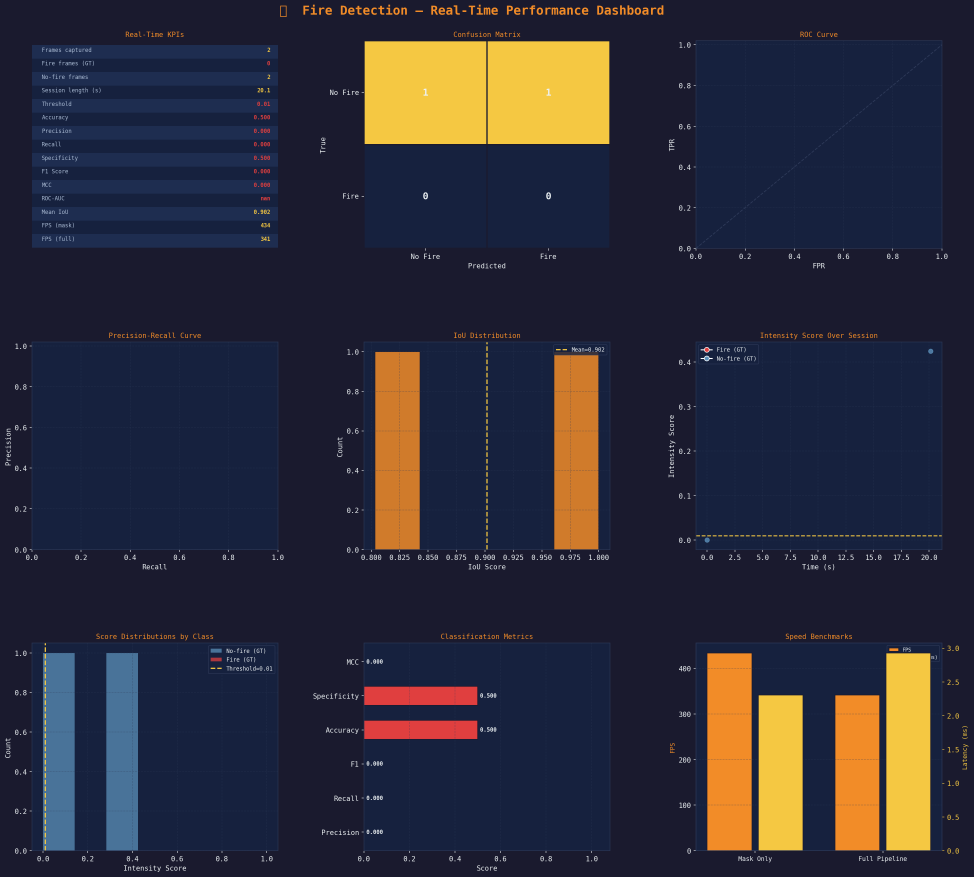
#> input picture ML_side/fire_detection/fire_realtime_dashboard.png, 2920 x 2630 px, given in place of the camera (shown at 1/3 size)
$ jupyter execute fire_compare_with_logging.ipynb   (text cells are left out)
#> lines starting #> are read from the running program, lines starting #| are printed output that depends on the picture; after the words box and inside, x2 and y2 are one past the last pixel; in counts of white or black regions, pixels touching at a corner belong together
[cell 1]
import subprocess, sys
pkgs = ["opencv-python", "numpy", "pyttsx3"]
subprocess.check_call([sys.executable, "-m", "pip", "install", *pkgs, "-q"])
#> (this line was passed over: subprocess is not available in this run)
#> further down, frame is the input picture: shape (2630, 2920, 3); mean B, G, R 56.8, 44.6, 46
print("✅ Packages ready")

[cell 2]
import cv2
import numpy as np
import pyttsx3
import time
import os

# ── Voice Engine ──────────────────────────────────────
engine = pyttsx3.init()
engine.setProperty('rate', 150)

def speak(text):
    engine.say(text)
    engine.runAndWait()

print("✅ Voice engine ready")

[cell 3]
# ── Fire Detection (HSV) ─────────────────────────────

def detect_fire_mask(frame):
    hsv = cv2.cvtColor(frame, cv2.COLOR_BGR2HSV)
#> hsv: shape (2630, 2920, 3); mean H, S, V 106.6, 141.3, 73.8
    lower1, upper1 = np.array([0,  120, 200]), np.array([35, 255, 255])
    lower2, upper2 = np.array([35,  50, 200]), np.array([60, 255, 255])
    mask = cv2.bitwise_or(
        cv2.inRange(hsv, lower1, upper1),
        cv2.inRange(hsv, lower2, upper2)
    )
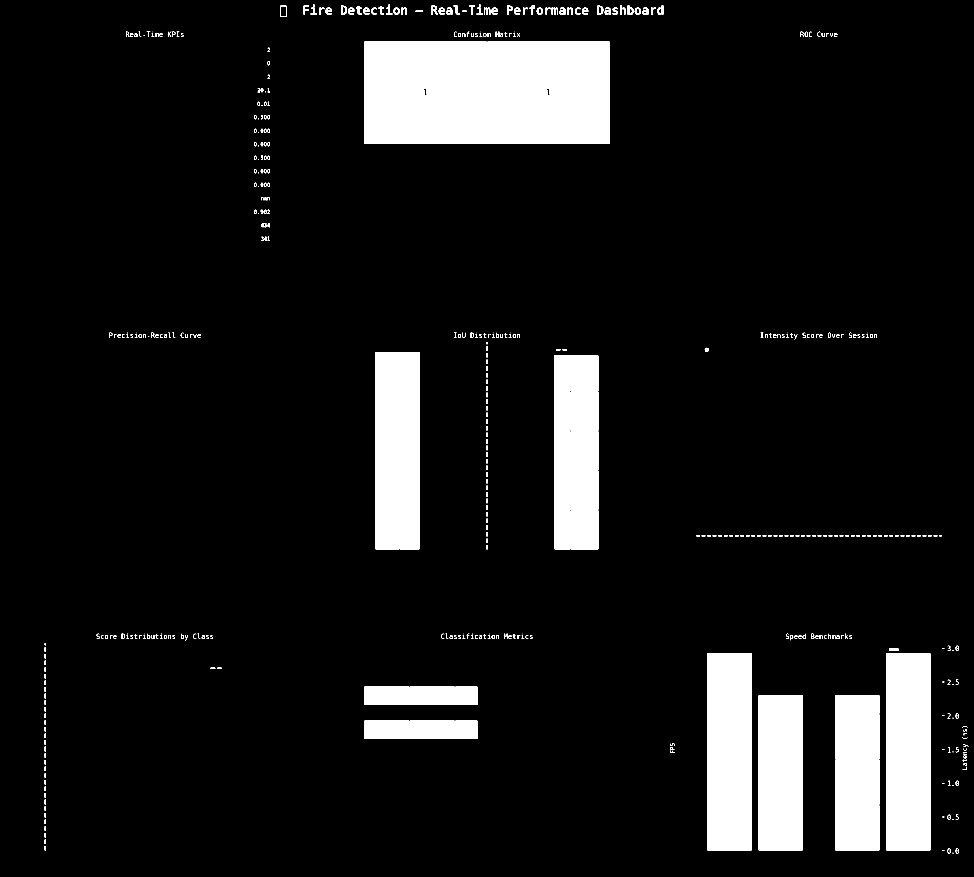
#> mask: shape (2630, 2920) (shown at 1/3 size); 9.3% white; 471 white regions (76 under 20 px), largest, box (x1, y1, x2, y2) and area: (1094, 124, 1459, 432) 112272, (1463, 124, 1828, 432) 112272, (2659, 1960, 2791, 2551) 78012
    kernel = np.ones((5,5), np.uint8)
    mask = cv2.morphologyEx(mask, cv2.MORPH_OPEN,   kernel)
#> mask: shape (2630, 2920); 9% white; 97 white regions, largest, box (x1, y1, x2, y2) and area: (1094, 124, 1459, 432) 112270, (1463, 124, 1828, 432) 112270, (2659, 1960, 2791, 2551) 78012
    mask = cv2.morphologyEx(mask, cv2.MORPH_DILATE, kernel)
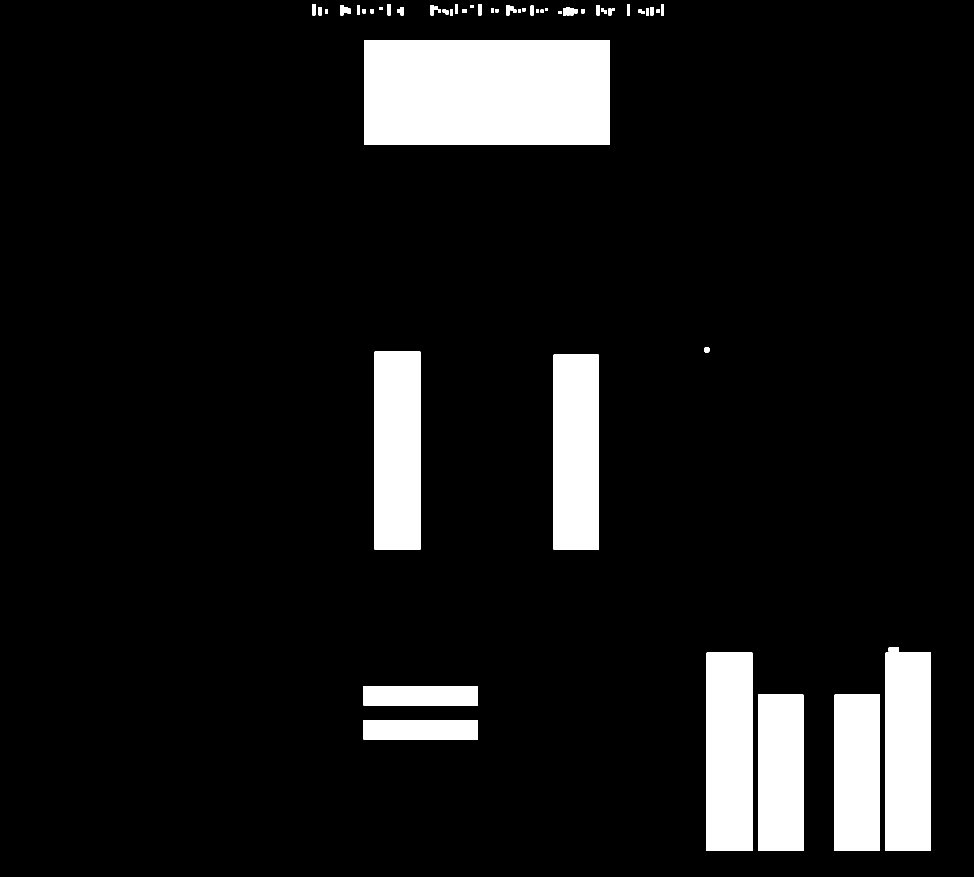
#> mask: shape (2630, 2920) (shown at 1/3 size); 9.5% white; 59 white regions, largest, box (x1, y1, x2, y2) and area: (1092, 122, 1830, 434) 230218, (1124, 1054, 1261, 1650) 81648, (2120, 1958, 2257, 2553) 81515
    return mask


def calculate_intensity(frame, prev_frame=None):
    mask        = detect_fire_mask(frame)
    fire_pixels = np.sum(mask > 0)
#> fire_pixels = 730919
    area_ratio  = fire_pixels / (frame.shape[0] * frame.shape[1])
#> area_ratio = 0.0952

    gray       = cv2.cvtColor(frame, cv2.COLOR_BGR2GRAY)
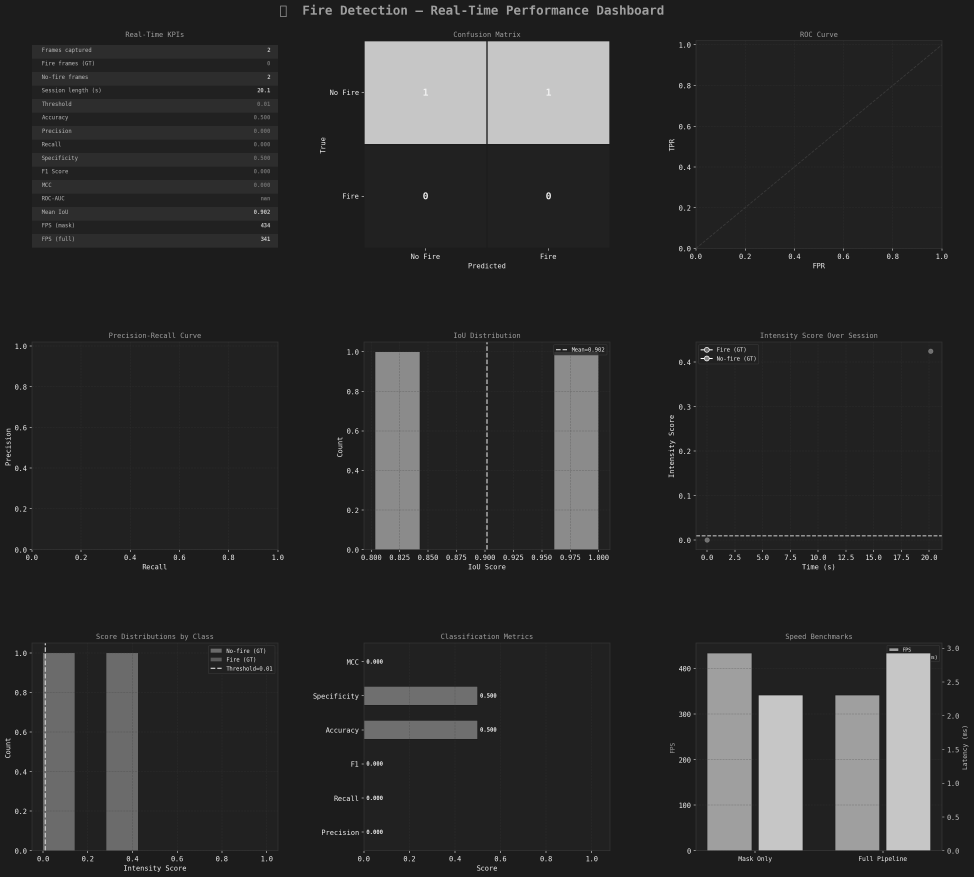
#> gray: shape (2630, 2920) (shown at 1/3 size); min 28, max 255, mean 46.3
    brightness = (np.mean(gray[mask > 0]) / 255) if fire_pixels > 0 else 0
#> brightness = 0.653

    h, _, v    = cv2.split(cv2.cvtColor(frame, cv2.COLOR_BGR2HSV))
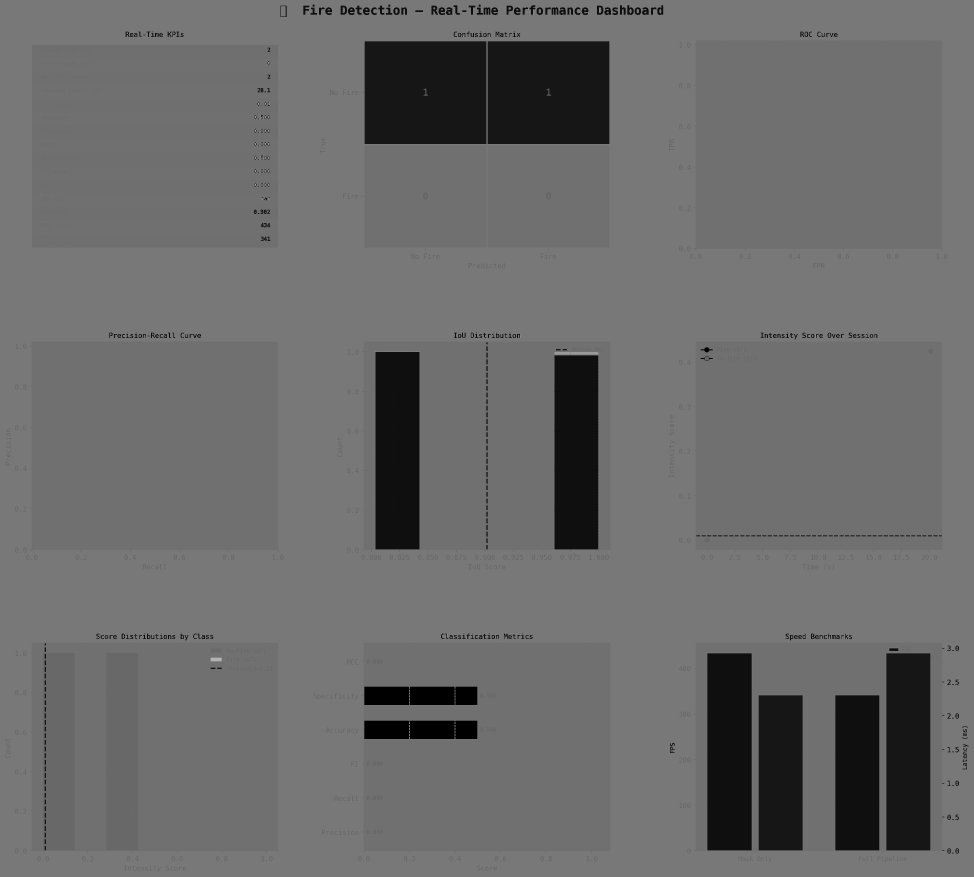
#> h: shape (2630, 2920) (shown at 1/3 size); min 0, max 179, mean 106.6
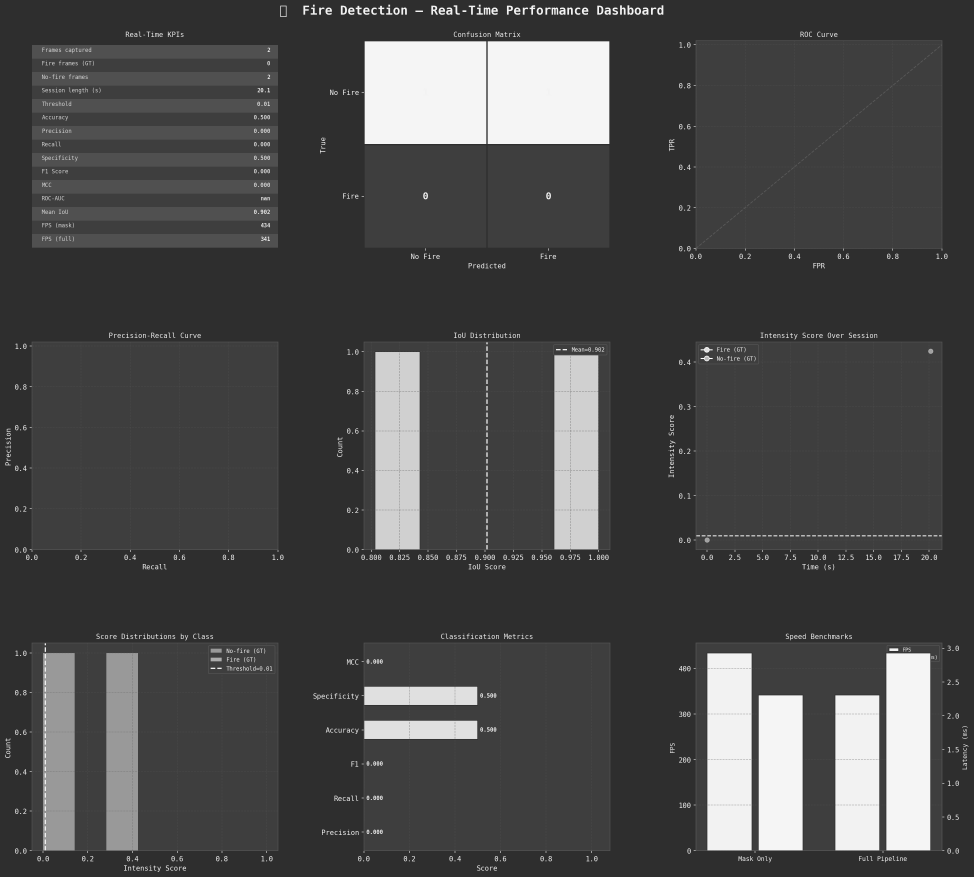
#> v: shape (2630, 2920) (shown at 1/3 size); min 45, max 255, mean 73.8
    hot_pixels = np.sum((h < 35) & (v > 200) & (mask > 0))
#> hot_pixels = 696767
    hot_ratio  = hot_pixels / fire_pixels if fire_pixels > 0 else 0
#> hot_ratio = 0.953

    flicker = 0.0
    if prev_frame is not None:
        diff_gray = cv2.cvtColor(cv2.absdiff(frame, prev_frame), cv2.COLOR_BGR2GRAY)
        flicker   = np.mean(diff_gray[mask > 0]) / 255 if fire_pixels > 0 else 0

    intensity = 0.5*area_ratio + 0.2*brightness + 0.2*hot_ratio + 0.1*flicker
#> intensity = 0.369
    return intensity, mask

print("✅ Detection functions ready")

[cell 4]
# ── Prediction Logger ────────────────────────────────

LOG_FILE = "fire_session_data.npz"

session_frames      = []   # raw BGR frames (resized to 120x160 to save space)
session_masks       = []   # predicted fire masks
session_scores      = []   # predicted intensity scores
session_gt_labels   = []   # YOUR manual labels (1=fire, 0=no-fire)
session_timestamps  = []

def save_session():
    if len(session_frames) == 0:
        print("⚠️  Nothing to save yet.")
        return
    np.savez_compressed(
        LOG_FILE,
        frames      = np.array(session_frames,     dtype=np.uint8),
        masks       = np.array(session_masks,      dtype=np.uint8),
        scores      = np.array(session_scores,     dtype=np.float32),
        gt_labels   = np.array(session_gt_labels,  dtype=np.int8),
        timestamps  = np.array(session_timestamps, dtype=np.float64),
    )
    print(f"💾  Session saved → {LOG_FILE}  ({len(session_frames)} frames)")

print("✅ Logger ready  |  data will be saved to:", os.path.abspath(LOG_FILE))

[cell 5]
cap   = cv2.VideoCapture(0)
frame1 = None
frame2 = None
stage  = 0
prev_frame = None

print("Controls:")
print("  c  — capture frame (you will be asked to label it)")
print("  r  — reset")
print("  s  — save session data now")
print("  q  — quit & auto-save")

while True:
    ret, frame = cap.read()
    if not ret:
        break

    display = frame.copy()

    if stage == 0:
        cv2.putText(display, "Capture FIRST fire (c)", (10,30),
                    cv2.FONT_HERSHEY_SIMPLEX, 0.7, (0,255,0), 2)
    elif stage == 1:
        cv2.putText(display, "Capture SECOND fire (c)", (10,30),
                    cv2.FONT_HERSHEY_SIMPLEX, 0.7, (0,255,255), 2)

    # Show live intensity on feed
    live_score, live_mask = calculate_intensity(frame, prev_frame)
#> live_score = 0.369
    cv2.putText(display, f"Live intensity: {live_score:.3f}", (10, 60),
                cv2.FONT_HERSHEY_SIMPLEX, 0.6, (255,200,0), 2)

    cv2.imshow("Live Feed", display)
    prev_frame = frame.copy()

    key = cv2.waitKey(1)
#> (key q is pressed here)

    # ── CAPTURE ──────────────────────────────────────
    if key == ord('c'):
        captured = frame.copy()
        score, mask = calculate_intensity(captured)

        # Ask for ground-truth label in terminal
        label_input = input("\n🔥 Is this a FIRE frame? (y=fire / n=no fire): ").strip().lower()
        gt_label = 1 if label_input == 'y' else 0

        # Resize to save space
        small = cv2.resize(captured, (160, 120))
        small_mask = cv2.resize(mask, (160, 120))

        session_frames.append(small)
        session_masks.append(small_mask)
        session_scores.append(float(score))
        session_gt_labels.append(gt_label)
        session_timestamps.append(time.time())

        label_str = "FIRE ✅" if gt_label == 1 else "No Fire ❌"
        print(f"  Logged — intensity={score:.4f}  label={label_str}  total={len(session_frames)} frames")

        # ── Original comparison logic ─────────────────
        if stage == 0:
            frame1 = captured.copy()
            stage  = 1
            speak("First fire captured.")
            cv2.imshow("Fire 1", frame1)

        elif stage == 1:
            frame2 = captured.copy()
            speak("Second fire captured.")
            cv2.imshow("Fire 2", frame2)

            i1, mask1 = calculate_intensity(frame1)
            i2, mask2 = calculate_intensity(frame2, frame1)

            print(f"\nFire 1 Intensity: {i1:.3f}")
            print(f"Fire 2 Intensity: {i2:.3f}")
            cv2.imshow("Mask 1", mask1)
            cv2.imshow("Mask 2", mask2)

            if i1 > i2:
                msg = "Warning! First fire is more intense. Evacuate immediately, take route 2."
            elif i2 > i1:
                msg = "Warning! Second fire is more intense. Evacuate immediately, take route 1."
            else:
                msg = "Both fires have similar intensity."

            print(msg)
            speak(msg)
            stage = 0

    # ── SAVE ─────────────────────────────────────────
    elif key == ord('s'):
        save_session()

    # ── RESET ────────────────────────────────────────
    elif key == ord('r'):
        frame1 = frame2 = None
        stage  = 0
        print("System reset.")
        speak("System reset.")

    # ── QUIT ─────────────────────────────────────────
    elif key == ord('q'):
        break

cap.release()
cv2.destroyAllWindows()
save_session()   # auto-save on quit
print("\n✅ Session ended. Run fire_detection_metrics.ipynb to evaluate.")
